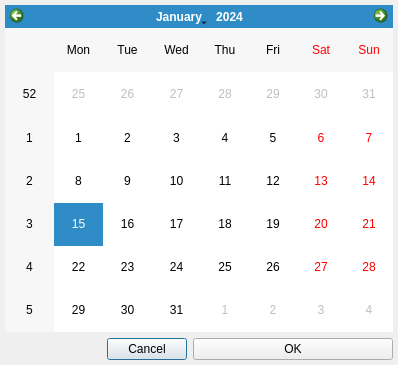
<?xml version="1.0" encoding="UTF-8"?>
<ui version="4.0">
 <class>DatePickerDialog</class>
 <widget class="QDialog" name="DatePickerDialog">
  <property name="geometry">
   <rect>
    <x>0</x>
    <y>0</y>
    <width>398</width>
    <height>365</height>
   </rect>
  </property>
  <property name="windowTitle">
   <string>Dialog</string>
  </property>
  <layout class="QVBoxLayout" name="verticalLayout">
   <property name="leftMargin">
    <number>5</number>
   </property>
   <property name="topMargin">
    <number>5</number>
   </property>
   <property name="rightMargin">
    <number>5</number>
   </property>
   <property name="bottomMargin">
    <number>5</number>
   </property>
   <item>
    <widget class="QCalendarWidget" name="dateSelect"/>
   </item>
   <item>
    <layout class="QHBoxLayout" name="horizontalLayout_10">
     <item>
      <spacer name="horizontalSpacer">
       <property name="orientation">
        <enum>Qt::Horizontal</enum>
       </property>
       <property name="sizeHint" stdset="0">
        <size>
         <width>40</width>
         <height>20</height>
        </size>
       </property>
      </spacer>
     </item>
     <item>
      <widget class="QPushButton" name="btnCancel">
       <property name="text">
        <string>Cancel</string>
       </property>
      </widget>
     </item>
     <item>
      <widget class="QPushButton" name="btnOk">
       <property name="sizePolicy">
        <sizepolicy hsizetype="Preferred" vsizetype="Fixed">
         <horstretch>0</horstretch>
         <verstretch>0</verstretch>
        </sizepolicy>
       </property>
       <property name="minimumSize">
        <size>
         <width>200</width>
         <height>0</height>
        </size>
       </property>
       <property name="text">
        <string>OK</string>
       </property>
      </widget>
     </item>
    </layout>
   </item>
  </layout>
 </widget>
 <resources/>
 <connections/>
</ui>
